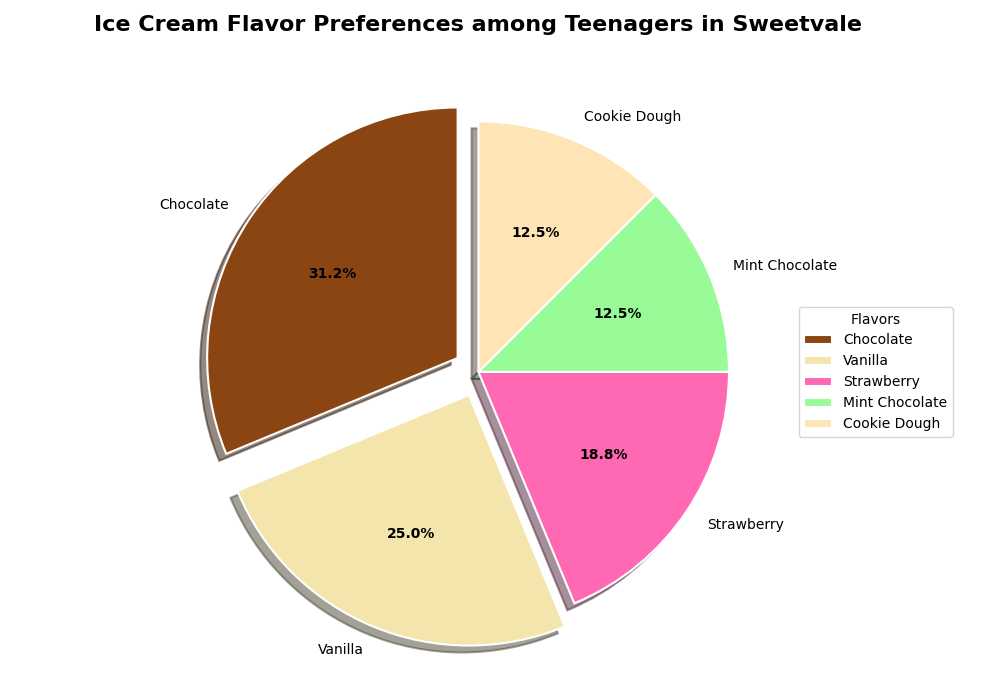

Recreate this plot in Python.
import matplotlib.pyplot as plt
import numpy as np

# Data for the pie chart
flavors = ['Chocolate', 'Vanilla', 'Strawberry', 'Mint Chocolate', 'Cookie Dough']
popularity = [25, 20, 15, 10, 10]  # Proportions sum to 80%

# Colors for each flavor
colors = ['#8B4513', '#F3E5AB', '#FF69B4', '#98FB98', '#FFE4B5']

# Explode the 'Chocolate' and 'Vanilla' slices for emphasis
explode = (0.1, 0.1, 0, 0, 0)

# Create the figure and axis
fig, ax = plt.subplots(figsize=(10, 7))

# Plot pie chart
wedges, texts, autotexts = ax.pie(
    popularity, 
    labels=flavors, 
    autopct='%1.1f%%', 
    startangle=90, 
    colors=colors, 
    explode=explode,
    shadow=True,
    textprops=dict(color="black"),
    wedgeprops=dict(edgecolor='w', linewidth=1.5)
)

# Customizing text inside the wedges
plt.setp(autotexts, size=10, weight="bold")

# Title and legend setup
ax.set_title(
    "Ice Cream Flavor Preferences among Teenagers in Sweetvale", 
    fontsize=16, fontweight='bold', pad=20
)
ax.legend(
    wedges, flavors, title="Flavors", loc="center left", 
    bbox_to_anchor=(1, 0, 0.5, 1)
)

# Improve layout
plt.tight_layout()

# Display the plot
plt.show()
